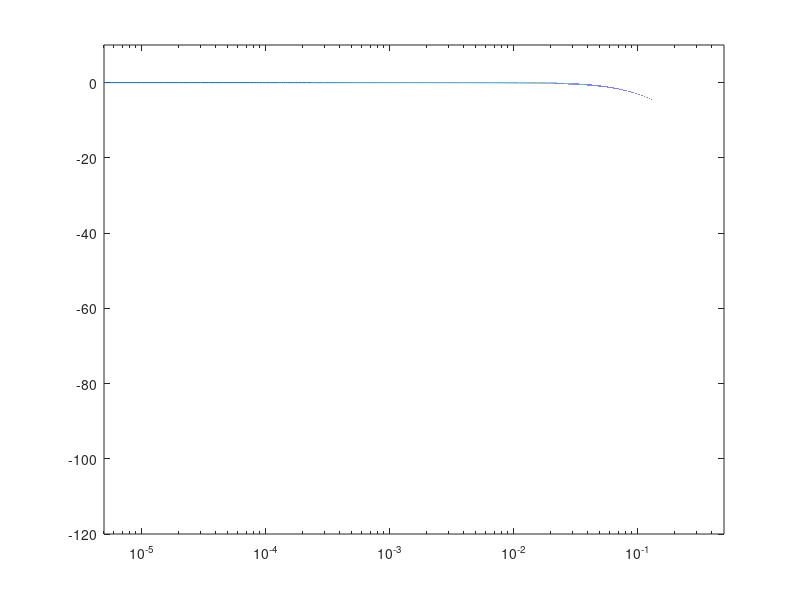

Here is the MATLAB script that generated this plot:
%% Sampling and constants

fc = 500000;
fs = 5e6;
fn = fs/2;

% fc = 20;
% fs = 60e3;
% fn = fs/2;

q = 1/sqrt(2);
Q = 1/q;
%Q = 5;
Fc = 2*sin(pi*fc/fs);

%% Manually define the transfer function. Uncomment to generate and manually plot the frequency response.
% f = logspace(-10, pi, 1e5);
% w = 2.*pi.*f;
% z = exp(-1i.*w);
% 
% freqResponse = (Fc.^2.*z)./(1 - z.*(2 - Q.*Fc - Fc.^2) + z.^2.*(1 - Q.*Fc));
% 
% figure;
% semilogx(f, 20*log10(abs(freqResponse)));
% xlabel("Normalized Frequency (Hz/sample)");
% ylabel("Magnitude (dB)");
% axis tight;
% ylim([-120 10]);

%% Using built-in function filter()

b = [0 Fc.^2];
a = [1 -(2 - Q.*Fc - Fc.^2) (1 - Q.*Fc)];
[h, w] = freqz(b, a, 1e5);
%sos = [0 Fc.^2 0 1 -(2 - Q.*Fc - Fc.^2) (1 - Q.*Fc) ; 0 Fc.^2 0 1 -(2 - Q.*Fc - Fc.^2) (1 - Q.*Fc)];
sos = [0 Fc.^2 0 1 -(2 - Q.*Fc - Fc.^2) (1 - Q.*Fc)];
figure;
semilogx(w./(2*pi), 20*log10(abs(h)));
axis tight;
ylim([-120 10]);